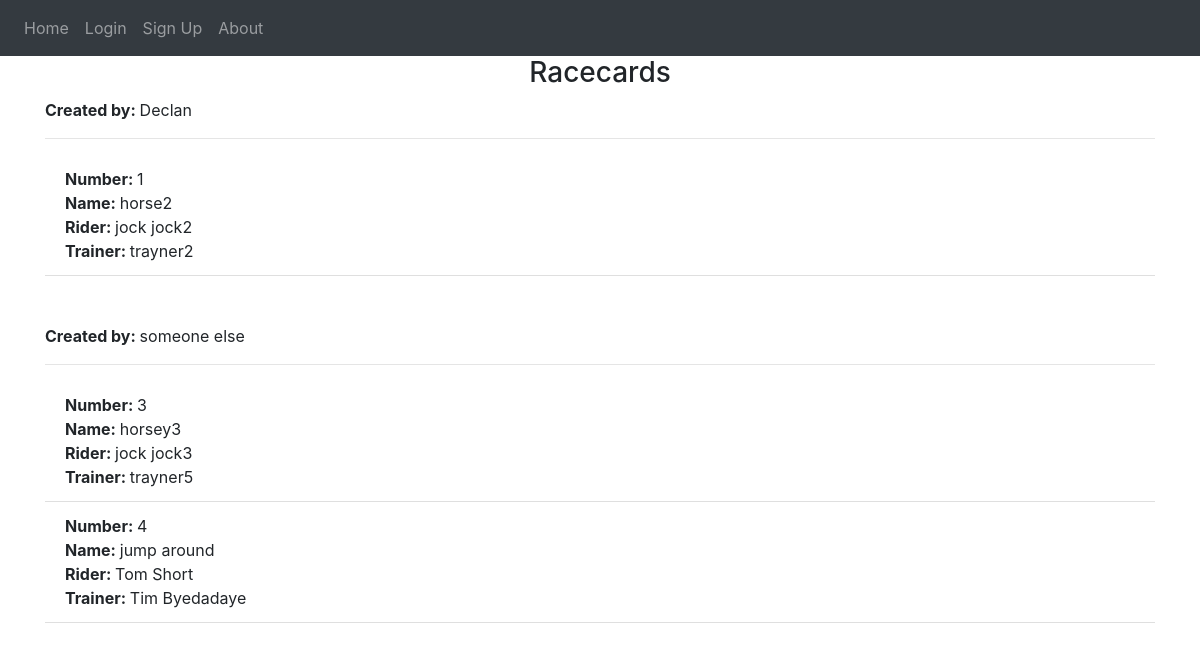
Before: / with the older database file.
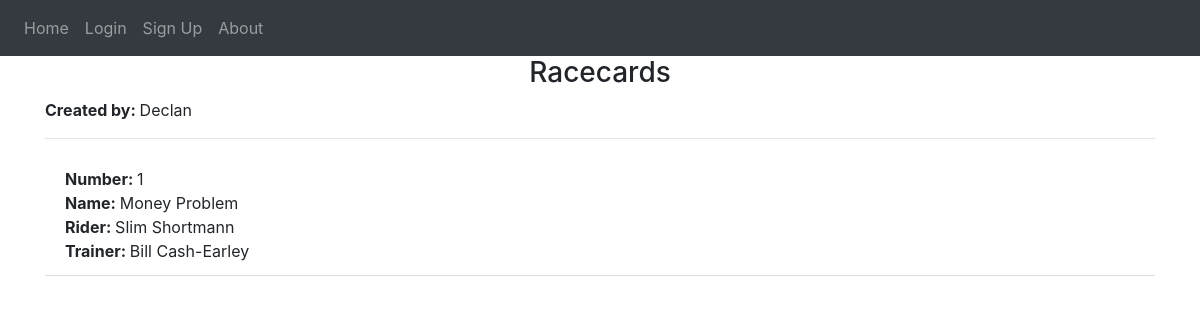
After: the same page with the newer database file.
### website/models.py (models this page shows)
class User(db.Model, UserMixin):
    id = db.Column(db.Integer, primary_key=True)
    email = db.Column(db.String(150), unique=True)
    password = db.Column(db.String(150))
    first_name = db.Column(db.String(150))
    runners = db.relationship('Runner')

class Runner(db.Model):
    id = db.Column(db.Integer, primary_key=True)
    name = db.Column(db.String(50))
    jockey= db.Column(db.String(50))
    trainer = db.Column(db.String(50))
    user_id = db.Column(db.Integer, db.ForeignKey('user.id'))

### website/views.py (the view)
@views.route('/', methods=['GET'])
def home():
    users = User.query.order_by(User.id)
    runners = Runner.query.order_by(Runner.user_id)
    return render_template("home.html", user=current_user, runners = runners, users = users)

### website/templates/home.html (shortened to what this page needs)
{% extends "base.html" %} {% block title %}Home{% endblock %} {% block content
%}
<div>
<h3 align="center">Racecards</h3>
  {% for user in users %}
    <b>Created by: </b>{{ user.first_name}}<br/>
    <hr>
    <ul class="list-group list-group-flush" id="runners">
      {% for runner in runners %}
        {% if user.id == runner.user_id %}
          <li class="list-group-item">
            <b>Number: </b>{{runner.id}}<br/>
            <b>Name: </b>{{runner.name}}<br/>
            <b>Rider: </b>{{runner.jockey}}<br/>
            <b>Trainer: </b>{{ runner.trainer}}<br/>
          </li>
        {% endif %}
      {% endfor %}
      <br></br>
    </ul>
  {% endfor %}
{% endblock %}

### website/templates/base.html (shortened to what this page needs)
<!DOCTYPE html>
<html>
  <head>
    <link
      rel="stylesheet"
      href="https://stackpath.bootstrapcdn.com/bootstrap/4.4.1/css/bootstrap.min.css"
    />
    <link
      rel="stylesheet"
      href="https://stackpath.bootstrapcdn.com/font-awesome/4.7.0/css/font-awesome.min.css"
    />
  </head>
  <body>
    <nav class="navbar navbar-expand-lg navbar-dark bg-dark">
      <div class="collapse navbar-collapse" id="navbar">
        <div class="navbar-nav">
          {% if user.is_authenticated %}
          <a class="nav-item nav-link" id="home" href="/">Home</a>
          <a class="nav-item nav-link" id="create" href="/runner">Create</a>
          <a class="nav-item nav-link" id="logout" href="/logout">Logout</a>
          <a class="nav-item nav-link" id="about" href="/about">About</a>
          {% else %}
          <a class="nav-item nav-link" id="home" href="/">Home</a>
          <a class="nav-item nav-link" id="login" href="/login">Login</a>
          <a class="nav-item nav-link" id="signUp" href="/sign-up">Sign Up</a>
          <a class="nav-item nav-link" id="about" href="/about">About</a>
          {% endif %}
        </div>
      </div>
    </nav>
    <div class="container">{% block content %} {% endblock %}</div>
  </body>
</html>

Changed rows visible on the page:
removed User: first_name "someone else"
removed Runner: id "3", name "horsey3", jockey "jock jock3", trainer "trayner5", shown under "someone else"
removed Runner: id "4", name "jump around", jockey "Tom Short", trainer "Tim Byedadaye", shown under "someone else"
changed Runner id 1: name "horse2" → "Money Problem"; jockey "jock jock2" → "Slim Shortmann"; trainer "trayner2" → "Bill Cash-Earley"
